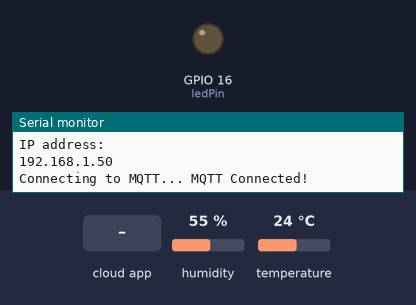
The sketch below on a simulated ESP32. On the bench: output pins drawn as LEDs (lit = HIGH), the last lines printed to the serial monitor. The test bench sets the inputs (shaded band); at power-on: humidity 55 %, temperature 24 °C. WiFi joins after 1.5 s; servers stay silent unless stated; no MQTT or app messages arrive unless stated.

Above: at 3.2 s.
3.3 s: the phone or cloud app sets led to 1
At 3.6 s:
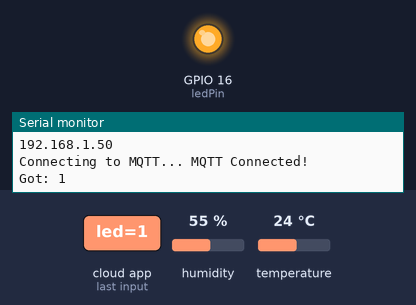
4.8 s: the phone or cloud app sets led to 0
At 5.5 s:
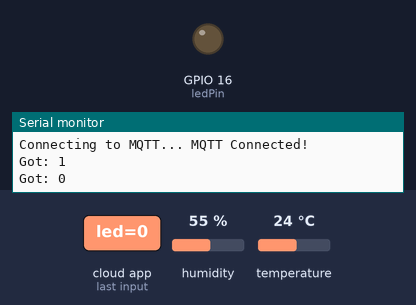
Timing chart, 0 to 7.8 s (numbered marks = the images above; inputs shaded):
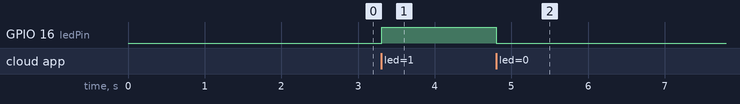

Measured:
- after the input at 3.3 s, GPIO 16 (ledPin): LOW → HIGH at once
- after the input at 4.8 s, GPIO 16 (ledPin): HIGH → LOW at once

The sketch:

B._Adafruit_ESP32.ino
```cpp
#include <WiFi.h>
#include "Adafruit_MQTT.h"
#include "Adafruit_MQTT_Client.h"
#include "DHT.h"

#define DHTPIN 4
#define DHTTYPE DHT11
#define WLAN_SSID       "Paperglass"
#define WLAN_PASS       "raonopassworde"
#define AIO_SERVER      "io.adafruit.com"
#define AIO_SERVERPORT  1883
#define AIO_USERNAME    "rickysambora55"
#define AIO_KEY         "aio_iCiq32UPY76Xw48zqG036D7USMIt"

const int ledPin = 16;
uint32_t x = 0;
float temperature;
float humidity;

DHT dht(DHTPIN, DHTTYPE);
WiFiClient client;     // Create an ESP8266 WiFiClient class to connect to the MQTT server.
Adafruit_MQTT_Client mqtt(&client, AIO_SERVER, AIO_SERVERPORT, AIO_USERNAME, AIO_KEY);        // Setup the MQTT client class by passing in the WiFi client and MQTT server and login details.
Adafruit_MQTT_Subscribe led = Adafruit_MQTT_Subscribe(&mqtt, AIO_USERNAME "/feeds/led");
Adafruit_MQTT_Publish dhtTemp = Adafruit_MQTT_Publish(&mqtt, AIO_USERNAME "/feeds/dhtTemp");
Adafruit_MQTT_Publish dhtHum = Adafruit_MQTT_Publish(&mqtt, AIO_USERNAME "/feeds/dhtHum");

void setup() {

  Serial.begin(115200);
  delay(10);
  pinMode(ledPin, OUTPUT);
  dht.begin();

  // Connect to WiFi access point.
  Serial.print("Connecting to ");
  Serial.println(WLAN_SSID);

  WiFi.begin(WLAN_SSID, WLAN_PASS);
  while (WiFi.status() != WL_CONNECTED) {
    delay(1000);
    Serial.print(".");
  }
  Serial.println();
  Serial.println("WiFi connected");
  Serial.println("IP address: "); Serial.println(WiFi.localIP());
  mqtt.subscribe(&led);
}

void loop() {
  MQTT_connect();

  // Connect or reconnect to WiFi
  if (WiFi.status() != WL_CONNECTED) {
    Serial.print("Attempting to connect");
    while (WiFi.status() != WL_CONNECTED) {
      WiFi.begin(WLAN_SSID, WLAN_PASS);
      delay(5000);
    }
    Serial.println("\nConnected.");
  }

  // Get a new temperature reading
  humidity = dht.readHumidity();
  temperature = dht.readTemperature();
  if (isnan(humidity) || isnan(temperature)) {
    Serial.println(F("Failed to read from DHT sensor!"));
    return;
  }

  Adafruit_MQTT_Subscribe *subscription;
  while ((subscription = mqtt.readSubscription(5000))) {
    if (subscription == &led) {
      Serial.print(F("Got: "));
      Serial.println((char *)led.lastread);
      if (!strcmp((char*) led.lastread, "1"))
      {
        digitalWrite(ledPin, HIGH);
      }
      else
      {
        digitalWrite(ledPin, LOW);
      }
    }
  }

  if (! dhtTemp.publish(temperature)) {
    Serial.println(F("Failed to upload temperature"));
  } else {
    Serial.print("Temperature (ºC): ");
    Serial.print(temperature);
  }
  if (! dhtHum.publish(humidity)) {
    Serial.println(F("Failed to upload humidity"));
  } else {
    Serial.print(" Humidity (%): ");
    Serial.println(humidity);
  }
  delay(500);
}

void MQTT_connect() {

  int8_t ret;
  // Stop if already connected.
  if (mqtt.connected()) {
    return;
  }
  Serial.print("Connecting to MQTT... ");

  uint8_t retries = 3;

  while ((ret = mqtt.connect()) != 0) { // connect will return 0 for connected
    Serial.println(mqtt.connectErrorString(ret));
    Serial.println("Retrying MQTT connection in 5 seconds...");
    mqtt.disconnect();
    delay(5000);  // wait 5 seconds
    retries--;
    if (retries == 0) {
      // basically die and wait for WDT to reset me
      while (1);
    }
  }
  Serial.println("MQTT Connected!");
}
```
